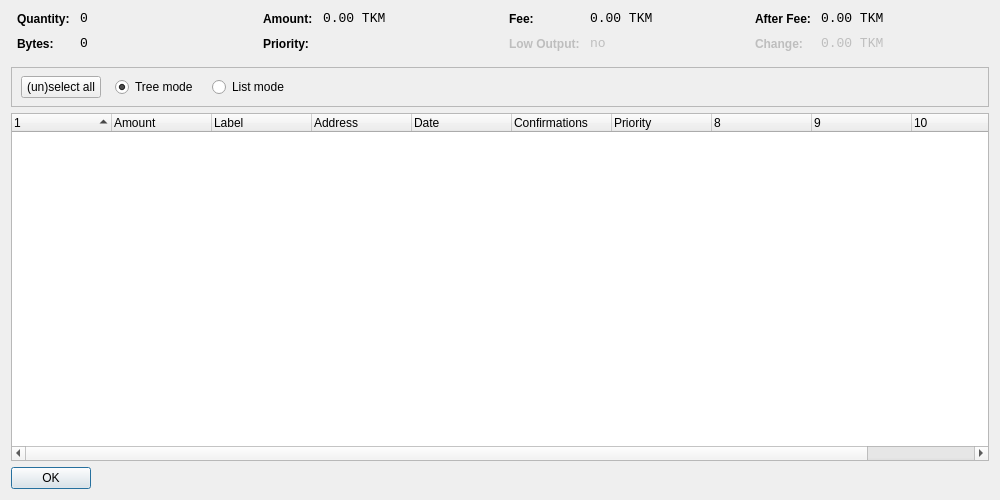
<?xml version="1.0" encoding="UTF-8"?>
<ui version="4.0">
 <class>CoinControlDialog</class>
 <widget class="QDialog" name="CoinControlDialog">
  <property name="geometry">
   <rect>
    <x>0</x>
    <y>0</y>
    <width>1000</width>
    <height>500</height>
   </rect>
  </property>
  <property name="windowTitle">
   <string>Coin Control</string>
  </property>
  <layout class="QVBoxLayout" name="verticalLayout">
   <item>
    <layout class="QHBoxLayout" name="horizontalLayoutTop" stretch="0,0,0,0">
     <property name="topMargin">
      <number>0</number>
     </property>
     <property name="bottomMargin">
      <number>10</number>
     </property>
     <item>
      <layout class="QFormLayout" name="formLayoutCoinControl1">
       <property name="horizontalSpacing">
        <number>10</number>
       </property>
       <property name="verticalSpacing">
        <number>10</number>
       </property>
       <property name="leftMargin">
        <number>6</number>
       </property>
       <property name="rightMargin">
        <number>6</number>
       </property>
       <item row="0" column="0">
        <widget class="QLabel" name="labelCoinControlQuantityText">
         <property name="styleSheet">
          <string notr="true">font-weight:bold;</string>
         </property>
         <property name="text">
          <string>Quantity:</string>
         </property>
        </widget>
       </item>
       <item row="0" column="1">
        <widget class="QLabel" name="labelCoinControlQuantity">
         <property name="font">
          <font>
           <family>Monospace</family>
           <pointsize>10</pointsize>
          </font>
         </property>
         <property name="cursor">
          <cursorShape>IBeamCursor</cursorShape>
         </property>
         <property name="contextMenuPolicy">
          <enum>Qt::ActionsContextMenu</enum>
         </property>
         <property name="text">
          <string notr="true">0</string>
         </property>
         <property name="textInteractionFlags">
          <set>Qt::LinksAccessibleByMouse|Qt::TextSelectableByKeyboard|Qt::TextSelectableByMouse</set>
         </property>
        </widget>
       </item>
       <item row="1" column="0">
        <widget class="QLabel" name="labelCoinControlBytesText">
         <property name="styleSheet">
          <string notr="true">font-weight:bold;</string>
         </property>
         <property name="text">
          <string>Bytes:</string>
         </property>
        </widget>
       </item>
       <item row="1" column="1">
        <widget class="QLabel" name="labelCoinControlBytes">
         <property name="font">
          <font>
           <family>Monospace</family>
           <pointsize>10</pointsize>
          </font>
         </property>
         <property name="cursor">
          <cursorShape>IBeamCursor</cursorShape>
         </property>
         <property name="contextMenuPolicy">
          <enum>Qt::ActionsContextMenu</enum>
         </property>
         <property name="text">
          <string notr="true">0</string>
         </property>
         <property name="textInteractionFlags">
          <set>Qt::LinksAccessibleByMouse|Qt::TextSelectableByKeyboard|Qt::TextSelectableByMouse</set>
         </property>
        </widget>
       </item>
      </layout>
     </item>
     <item>
      <layout class="QFormLayout" name="formLayoutCoinControl2">
       <property name="horizontalSpacing">
        <number>10</number>
       </property>
       <property name="verticalSpacing">
        <number>10</number>
       </property>
       <property name="leftMargin">
        <number>6</number>
       </property>
       <property name="rightMargin">
        <number>6</number>
       </property>
       <item row="0" column="0">
        <widget class="QLabel" name="labelCoinControlAmountText">
         <property name="styleSheet">
          <string notr="true">font-weight:bold;</string>
         </property>
         <property name="text">
          <string>Amount:</string>
         </property>
        </widget>
       </item>
       <item row="0" column="1">
        <widget class="QLabel" name="labelCoinControlAmount">
         <property name="font">
          <font>
           <family>Monospace</family>
           <pointsize>10</pointsize>
          </font>
         </property>
         <property name="cursor">
          <cursorShape>IBeamCursor</cursorShape>
         </property>
         <property name="contextMenuPolicy">
          <enum>Qt::ActionsContextMenu</enum>
         </property>
         <property name="text">
          <string notr="true">0.00 TKM</string>
         </property>
         <property name="textInteractionFlags">
          <set>Qt::LinksAccessibleByMouse|Qt::TextSelectableByKeyboard|Qt::TextSelectableByMouse</set>
         </property>
        </widget>
       </item>
       <item row="1" column="0">
        <widget class="QLabel" name="labelCoinControlPriorityText">
         <property name="styleSheet">
          <string notr="true">font-weight:bold;</string>
         </property>
         <property name="text">
          <string>Priority:</string>
         </property>
        </widget>
       </item>
       <item row="1" column="1">
        <widget class="QLabel" name="labelCoinControlPriority">
         <property name="font">
          <font>
           <family>Monospace</family>
           <pointsize>10</pointsize>
          </font>
         </property>
         <property name="cursor">
          <cursorShape>IBeamCursor</cursorShape>
         </property>
         <property name="contextMenuPolicy">
          <enum>Qt::ActionsContextMenu</enum>
         </property>
         <property name="text">
          <string/>
         </property>
         <property name="textInteractionFlags">
          <set>Qt::LinksAccessibleByMouse|Qt::TextSelectableByKeyboard|Qt::TextSelectableByMouse</set>
         </property>
        </widget>
       </item>
      </layout>
     </item>
     <item>
      <layout class="QFormLayout" name="formLayoutCoinControl3">
       <property name="horizontalSpacing">
        <number>10</number>
       </property>
       <property name="verticalSpacing">
        <number>10</number>
       </property>
       <property name="leftMargin">
        <number>6</number>
       </property>
       <property name="rightMargin">
        <number>6</number>
       </property>
       <item row="0" column="0">
        <widget class="QLabel" name="labelCoinControlFeeText">
         <property name="styleSheet">
          <string notr="true">font-weight:bold;</string>
         </property>
         <property name="text">
          <string>Fee:</string>
         </property>
        </widget>
       </item>
       <item row="0" column="1">
        <widget class="QLabel" name="labelCoinControlFee">
         <property name="font">
          <font>
           <family>Monospace</family>
           <pointsize>10</pointsize>
          </font>
         </property>
         <property name="cursor">
          <cursorShape>IBeamCursor</cursorShape>
         </property>
         <property name="contextMenuPolicy">
          <enum>Qt::ActionsContextMenu</enum>
         </property>
         <property name="text">
          <string notr="true">0.00 TKM</string>
         </property>
         <property name="textInteractionFlags">
          <set>Qt::LinksAccessibleByMouse|Qt::TextSelectableByKeyboard|Qt::TextSelectableByMouse</set>
         </property>
        </widget>
       </item>
       <item row="1" column="0">
        <widget class="QLabel" name="labelCoinControlLowOutputText">
         <property name="enabled">
          <bool>false</bool>
         </property>
         <property name="styleSheet">
          <string notr="true">font-weight:bold;</string>
         </property>
         <property name="text">
          <string>Low Output:</string>
         </property>
        </widget>
       </item>
       <item row="1" column="1">
        <widget class="QLabel" name="labelCoinControlLowOutput">
         <property name="enabled">
          <bool>false</bool>
         </property>
         <property name="font">
          <font>
           <family>Monospace</family>
           <pointsize>10</pointsize>
          </font>
         </property>
         <property name="cursor">
          <cursorShape>IBeamCursor</cursorShape>
         </property>
         <property name="contextMenuPolicy">
          <enum>Qt::ActionsContextMenu</enum>
         </property>
         <property name="text">
          <string notr="true">no</string>
         </property>
         <property name="textInteractionFlags">
          <set>Qt::LinksAccessibleByMouse|Qt::TextSelectableByKeyboard|Qt::TextSelectableByMouse</set>
         </property>
        </widget>
       </item>
      </layout>
     </item>
     <item>
      <layout class="QFormLayout" name="formLayoutCoinControl4">
       <property name="horizontalSpacing">
        <number>10</number>
       </property>
       <property name="verticalSpacing">
        <number>10</number>
       </property>
       <property name="leftMargin">
        <number>6</number>
       </property>
       <property name="rightMargin">
        <number>6</number>
       </property>
       <item row="0" column="0">
        <widget class="QLabel" name="labelCoinControlAfterFeeText">
         <property name="styleSheet">
          <string notr="true">font-weight:bold;</string>
         </property>
         <property name="text">
          <string>After Fee:</string>
         </property>
        </widget>
       </item>
       <item row="0" column="1">
        <widget class="QLabel" name="labelCoinControlAfterFee">
         <property name="font">
          <font>
           <family>Monospace</family>
           <pointsize>10</pointsize>
          </font>
         </property>
         <property name="cursor">
          <cursorShape>IBeamCursor</cursorShape>
         </property>
         <property name="contextMenuPolicy">
          <enum>Qt::ActionsContextMenu</enum>
         </property>
         <property name="text">
          <string notr="true">0.00 TKM</string>
         </property>
         <property name="textInteractionFlags">
          <set>Qt::LinksAccessibleByMouse|Qt::TextSelectableByKeyboard|Qt::TextSelectableByMouse</set>
         </property>
        </widget>
       </item>
       <item row="1" column="0">
        <widget class="QLabel" name="labelCoinControlChangeText">
         <property name="enabled">
          <bool>false</bool>
         </property>
         <property name="styleSheet">
          <string notr="true">font-weight:bold;</string>
         </property>
         <property name="text">
          <string>Change:</string>
         </property>
        </widget>
       </item>
       <item row="1" column="1">
        <widget class="QLabel" name="labelCoinControlChange">
         <property name="enabled">
          <bool>false</bool>
         </property>
         <property name="font">
          <font>
           <family>Monospace</family>
           <pointsize>10</pointsize>
          </font>
         </property>
         <property name="cursor">
          <cursorShape>IBeamCursor</cursorShape>
         </property>
         <property name="contextMenuPolicy">
          <enum>Qt::ActionsContextMenu</enum>
         </property>
         <property name="text">
          <string notr="true">0.00 TKM</string>
         </property>
         <property name="textInteractionFlags">
          <set>Qt::LinksAccessibleByMouse|Qt::TextSelectableByKeyboard|Qt::TextSelectableByMouse</set>
         </property>
        </widget>
       </item>
      </layout>
     </item>
    </layout>
   </item>
   <item>
    <widget class="QFrame" name="frame">
     <property name="minimumSize">
      <size>
       <width>0</width>
       <height>40</height>
      </size>
     </property>
     <property name="frameShape">
      <enum>QFrame::StyledPanel</enum>
     </property>
     <property name="frameShadow">
      <enum>QFrame::Sunken</enum>
     </property>
     <widget class="QWidget" name="horizontalLayoutWidget">
      <property name="geometry">
       <rect>
        <x>10</x>
        <y>0</y>
        <width>781</width>
        <height>41</height>
       </rect>
      </property>
      <layout class="QHBoxLayout" name="horizontalLayoutPanel" stretch="0,0,0,0">
       <property name="spacing">
        <number>14</number>
       </property>
       <item>
        <widget class="QPushButton" name="pushButtonSelectAll">
         <property name="sizePolicy">
          <sizepolicy hsizetype="Maximum" vsizetype="Fixed">
           <horstretch>0</horstretch>
           <verstretch>0</verstretch>
          </sizepolicy>
         </property>
         <property name="text">
          <string>(un)select all</string>
         </property>
        </widget>
       </item>
       <item>
        <widget class="QRadioButton" name="radioTreeMode">
         <property name="sizePolicy">
          <sizepolicy hsizetype="Maximum" vsizetype="Fixed">
           <horstretch>0</horstretch>
           <verstretch>0</verstretch>
          </sizepolicy>
         </property>
         <property name="text">
          <string>Tree mode</string>
         </property>
         <property name="checked">
          <bool>true</bool>
         </property>
        </widget>
       </item>
       <item>
        <widget class="QRadioButton" name="radioListMode">
         <property name="sizePolicy">
          <sizepolicy hsizetype="Maximum" vsizetype="Fixed">
           <horstretch>0</horstretch>
           <verstretch>0</verstretch>
          </sizepolicy>
         </property>
         <property name="text">
          <string>List mode</string>
         </property>
        </widget>
       </item>
       <item>
        <spacer name="horizontalSpacer">
         <property name="orientation">
          <enum>Qt::Horizontal</enum>
         </property>
         <property name="sizeHint" stdset="0">
          <size>
           <width>40</width>
           <height>20</height>
          </size>
         </property>
        </spacer>
       </item>
      </layout>
     </widget>
    </widget>
   </item>
   <item>
    <widget class="CoinControlTreeWidget" name="treeWidget">
     <property name="contextMenuPolicy">
      <enum>Qt::CustomContextMenu</enum>
     </property>
     <property name="sortingEnabled">
      <bool>false</bool>
     </property>
     <property name="columnCount">
      <number>11</number>
     </property>
     <attribute name="headerShowSortIndicator" stdset="0">
      <bool>true</bool>
     </attribute>
     <attribute name="headerStretchLastSection">
      <bool>false</bool>
     </attribute>
     <column>
      <property name="text">
       <string/>
      </property>
     </column>
     <column>
      <property name="text">
       <string>Amount</string>
      </property>
     </column>
     <column>
      <property name="text">
       <string>Label</string>
      </property>
     </column>
     <column>
      <property name="text">
       <string>Address</string>
      </property>
     </column>
     <column>
      <property name="text">
       <string>Date</string>
      </property>
     </column>
     <column>
      <property name="text">
       <string>Confirmations</string>
      </property>
      <property name="toolTip">
       <string>Confirmed</string>
      </property>
     </column>
     <column>
      <property name="text">
       <string>Priority</string>
      </property>
     </column>
     <column>
      <property name="text">
       <string/>
      </property>
     </column>
     <column>
      <property name="text">
       <string/>
      </property>
     </column>
     <column>
      <property name="text">
       <string/>
      </property>
     </column>
     <column>
      <property name="text">
       <string/>
      </property>
     </column>
    </widget>
   </item>
   <item>
    <widget class="QDialogButtonBox" name="buttonBox">
     <property name="sizePolicy">
      <sizepolicy hsizetype="Maximum" vsizetype="Fixed">
       <horstretch>0</horstretch>
       <verstretch>0</verstretch>
      </sizepolicy>
     </property>
     <property name="orientation">
      <enum>Qt::Horizontal</enum>
     </property>
     <property name="standardButtons">
      <set>QDialogButtonBox::Ok</set>
     </property>
    </widget>
   </item>
  </layout>
 </widget>
 <customwidgets>
  <customwidget>
   <class>CoinControlTreeWidget</class>
   <extends>QTreeWidget</extends>
   <header>coincontroltreewidget.h</header>
  </customwidget>
 </customwidgets>
 <resources/>
 <connections/>
</ui>
